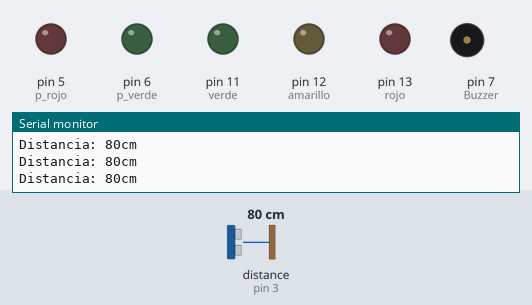
The sketch below on a simulated Arduino Uno, built with avr-gcc and run on an emulated ATmega328P. On the bench: output pins drawn as LEDs (lit = HIGH), buzzer (waves = sounding, pin HIGH), the last lines printed to the serial monitor. Wiring (inferred from the names in the program): ultrasonic range finder: trigger pin 2; echo pin 3. Inputs (shaded band) come from the test bench; at power-on: distance to the obstacle (sensor on pin 3) 80 cm. The echo pulse lasts 58.3 µs per cm; pins used as bus, display or sensor lines are not drawn.

Above: at 1.2 s.
1.3 s: distance to the obstacle (sensor on pin 3) set to 13 cm
2.8 s: distance to the obstacle (sensor on pin 3) set to 10 cm
At 3.3 s:
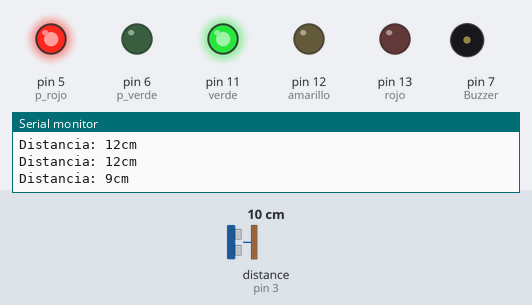
At 7.6 s:
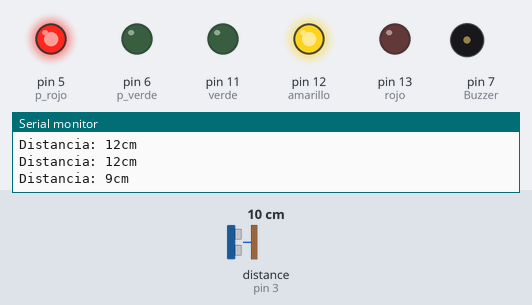
Timing chart, 0 to 16.4 s (numbered marks = the images above; inputs shaded):
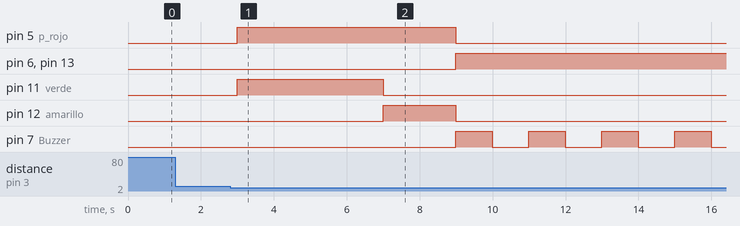

The sketch:

semaforo_final.ino
```cpp
//////////////////////////////////////////////////////////////////////////////
//
//
// Este programa controla el proyecto de un par de semáforos que cambian
// por la presencia de algún peatón en la proximidad de dichos semáforos,
// indicado por la señal de sendos sensores PIR. Además, se indica la
// posibilidad de cruzar con una señal sonora durante el tiempo en que los
// semáforos están en rojo para los vehículos.
//
//
//
/////////////////////////////////////////////////////////////////////////////

// Empiezo estableciendo los pines que voy a utilizar de la placa

int rojo = 13;       // Activación de los LED rojo, digital
int amarillo = 12;    // Activación de los LED amarillo, digital
int verde = 11;     // Activación de los LED verde, digital
int p_rojo = 5;    // Activación de los LED rojo para peatones, digital
int p_verde = 6;   // Activación de los LED verde para peatones, digital
int trigger = 2;
int echo = 3;
int Buzzer = 7;     // Activación de los buzzers, digital
long distancia;
long tiempo;


// the setup routine runs once when you press reset:
void setup() {
  // Se inicializan los pines como salida o entrada
  Serial.begin(9600);   //iniciar puerto serial
  pinMode(rojo, OUTPUT);
  pinMode(amarillo, OUTPUT);
  pinMode(verde, OUTPUT);
  pinMode(p_rojo, OUTPUT);
  pinMode(p_verde, OUTPUT);
  pinMode(Buzzer, OUTPUT);
  pinMode(echo, INPUT);
  pinMode(trigger, OUTPUT);
}

// the loop routine runs over and over again forever:
void loop() {

  int i, j;    // Variables que usar en los ciclos

digitalWrite(trigger, HIGH);
  delayMicroseconds(10);
  digitalWrite(trigger, LOW);
  tiempo = pulseIn(echo, HIGH, 100 * 58);
  distancia = tiempo / 58;

  Serial.print("Distancia: ");
  Serial.print(distancia);
  Serial.print("cm");
  Serial.println();
  delay(100);

  if (distancia <=10 && distancia >0){ // Se avisa de la presencia de peatones con un cambio de color del semáforo
     digitalWrite(verde,HIGH);       // Se cambian los semforos de verde
    digitalWrite(amarillo, LOW);     // a amarillo,
    digitalWrite(rojo, LOW);
    digitalWrite(p_rojo, HIGH);
    digitalWrite(p_verde, LOW);
    delay(4000);
    digitalWrite(verde, LOW);       // Se cambian los semforos de verde
    digitalWrite(amarillo, HIGH);     // a amarillo,
    digitalWrite(rojo, LOW);
    digitalWrite(p_rojo, HIGH);
    digitalWrite(p_verde, LOW);
    delay(2000);               // que se mantendr durante 20 segundos.
      // Se permite el paso de los peatones
    digitalWrite(verde, LOW);
    digitalWrite(amarillo, LOW);    // Se cambian los semáforos de amarillo
    digitalWrite(rojo, HIGH);       // a verde.
    digitalWrite(p_rojo, LOW);
    digitalWrite(p_verde, HIGH);
        // Se inicia una señal sonora con un ritmo que indique el tiempo restante.
    for (i=1;i<11;i++) {
      for (j=1;j<5;j++) {
       digitalWrite(Buzzer, HIGH);
       delay(1000/i);
       digitalWrite(Buzzer, LOW);
       delay(1000/i);
      }
    }
           // Se vuelve a permitir la circulación de vehículos
  digitalWrite(rojo, LOW);     // Se apaga la luz roja
  digitalWrite(amarillo, LOW);
  digitalWrite(verde, HIGH);     // y se enciende la luz verde
  digitalWrite(p_rojo, HIGH);
  digitalWrite(p_verde, LOW);
  delay(6000);               // Se espera al menos 3 minutos a volver a habilitar el paso de peatones
  }
}
```

Measured:
- the behaviour switches between 12 and 11 cm on distance to the obstacle (sensor on pin 3) (found by bisection; images 0 and 1)
- after the input at 2.8 s, pin 5 (p_rojo): LOW → HIGH after 0.19 s, → LOW 6.0 s later; pin 6 (p_verde), pin 13 (rojo): LOW → HIGH after 6.2 s; pin 11 (verde): LOW → HIGH after 0.19 s, → LOW 4.0 s later; pin 12 (amarillo): LOW → HIGH after 4.2 s, → LOW 2.0 s later; pin 7 (Buzzer): alternates HIGH for 1.0 s and LOW for 1.0 s, starting after 6.2 s
